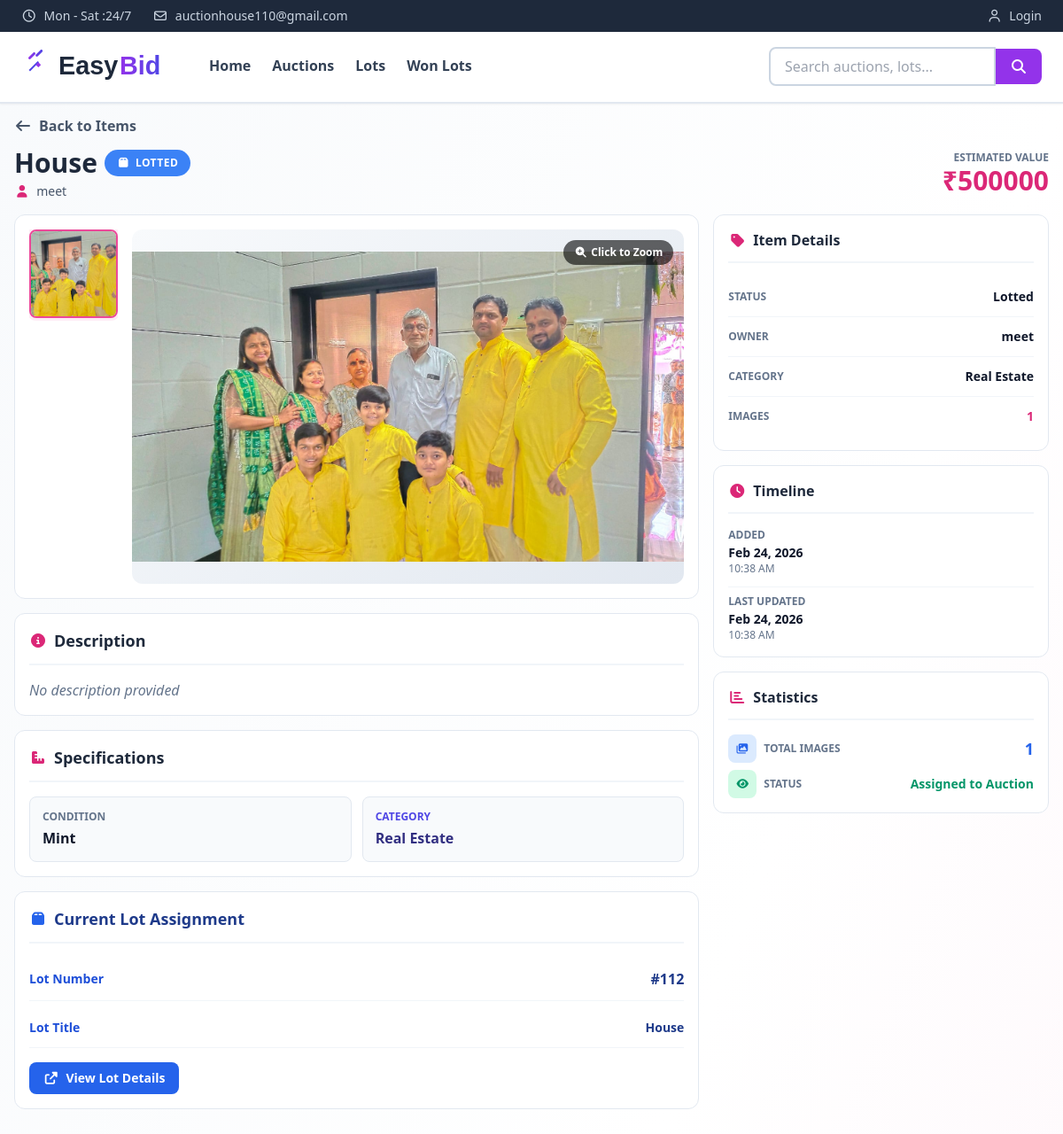
The app's page /home/item-detail/house/ with its own data.
### auction_list/models.py (models this page shows, shortened)
class Item(models.Model):
    title = models.CharField(max_length=200)
    owner = models.ForeignKey(User, on_delete=models.CASCADE)
    item_catagory = models.ForeignKey('Catagory', on_delete=models.CASCADE, null=True, blank=True)
    estimated_value = models.DecimalField(max_digits=10, decimal_places=2)
    images = models.JSONField(default=list, blank=True, help_text="List of image file paths")
    slug = models.SlugField(blank=True,unique=True)
    description = models.TextField(blank=True)
    condition = models.CharField(max_length=100, blank=True, help_text="e.g., Excellent, Good, Fair")
    dimensions = models.CharField(max_length=200, blank=True, help_text="e.g., 10x5x3 inches")
    weight = models.DecimalField(max_digits=8, decimal_places=2, null=True, blank=True, help_text="In kg")
    STATUS_CHOICES = [
        ('Available', 'In Warehouse'),
        ('Lotted', 'Assigned to Auction'),
        ('Sold', 'Sold'),
    ]
    status = models.CharField(max_length=20, choices=STATUS_CHOICES, default='Available')
    shipping_fee = models.DecimalField(max_digits=10, decimal_places=2, default=0.00, help_text="Cost to ship from User to Warehouse")
    pickup_otp = models.CharField(max_length=6, blank=True, null=True, help_text="OTP for admin pickup")
    PICKUP_STATUS_CHOICES = [
        ('pending', 'Pending Pickup'),
        ('picked_up', 'Picked Up'),
        ('at_warehouse', 'At Warehouse'),
        ('delivered', 'Delivered to Buyer'),
    ]
    pickup_status = models.CharField(max_length=20, choices=PICKUP_STATUS_CHOICES, default='pending')
    created_at = models.DateTimeField(auto_now_add=True)
    updated_at = models.DateTimeField(auto_now=True)
    class Meta:
        ordering = ['-created_at']
        indexes = [
            models.Index(fields=['status', 'item_catagory']),
        ]
    @property
    def get_image_urls(self):
        from django.core.files.storage import default_storage
        urls = []
        for path in (self.images or []):
            if not path:
                continue
            if path.startswith("http://") or path.startswith("https://") or path.startswith("data:"):
                urls.append(path)       # Already a full URL or data URI — use as-is
            else:
                clean_path = path
                if clean_path.startswith('/media/'):
                    clean_path = clean_path.replace('/media/', '', 1)
                elif clean_path.startswith('media/'):
                    clean_path = clean_path.replace('media/', '', 1)
                try:
                    urls.append(default_storage.url(clean_path))  # Resolves via active storage backend
                except Exception:
                    urls.append(f"/media/{clean_path}")           # Fallback for local dev
        return urls
    @property
    def current_lot(self):
        return self.lots.filter(status__in=['draft', 'active']).first()

class Catagory(models.Model):
    name = models.CharField(max_length=100)
    description = models.TextField(blank=True)
    icon = models.CharField(max_length=50, blank=True, help_text="FontAwesome icon class")
    created_at = models.DateTimeField(auto_now_add=True)
    class Meta:
        verbose_name_plural = "Categories"
        ordering = ['name']

class Lot(models.Model):
    STATUS_CHOICES = [
        ('draft', 'Draft'),
        ('active', 'Active'),
        ('paid', 'Paid - Awaiting Shipment'),
        ('shipped_to_warehouse', 'Shipped to Warehouse'),
        ('at_warehouse', 'At Warehouse'),
        ('shipped', 'Shipped to Buyer'),
        ('sold', 'Sold & Delivered'),
        ('unsold', 'Unsold'),
    ]
    auction = models.ForeignKey('Auction', on_delete=models.CASCADE, related_name='lots')
    lot_number = models.IntegerField()  # Sequential number within auction
    title = models.CharField(max_length=255)
    slug = models.SlugField(max_length=300, unique=True, blank=True, null=True)
    description = models.TextField()
    lot_catagory = models.ForeignKey('Catagory',on_delete=models.CASCADE,blank=True)
    items = models.ManyToManyField('Item', related_name='lots', blank=True)
    starting_bid = models.DecimalField(max_digits=10, decimal_places=2,default=0.00)
    reserve_price = models.DecimalField(max_digits=10, decimal_places=2, null=True, blank=True,
                                       help_text="Minimum price for sale (optional)")
    current_bid = models.DecimalField(max_digits=10, decimal_places=2, default=0.00)
    status = models.CharField(max_length=20, choices=STATUS_CHOICES, default='draft')
    winning_bidder = models.ForeignKey(User, on_delete=models.SET_NULL, null=True, blank=True,
                                       related_name='won_lots')
    is_timed = models.BooleanField(default=False, help_text="Is this a timed auction lot?")
    end_time = models.DateTimeField(null=True, blank=True, help_text="When the timed auction ends")
    last_bid_time = models.DateTimeField(null=True, blank=True, help_text="Time of last bid")
    idle_timer_started = models.BooleanField(default=False, help_text="Has the idle timer started?")
    idle_timer_start_time = models.DateTimeField(null=True, blank=True, help_text="When idle timer started")
    min_bid_increment = models.DecimalField(max_digits=10, decimal_places=2, default=100.00,
                                           help_text="Minimum bid increment")
    shipping_fee = models.DecimalField(max_digits=10, decimal_places=2, default=0.00,
                                      help_text="Shipping charges for this lot")
    created_at = models.DateTimeField(auto_now_add=True)
    updated_at = models.DateTimeField(auto_now=True)
    notes = models.TextField(blank=True, help_text="Internal notes (not visible to bidders)")
    reminder_sent = models.BooleanField(default=False, help_text="Has the reminder email been sent?")
    is_hot = models.BooleanField(default=False, help_text="Is this lot receiving high bid activity (10+ bids in last 10 minutes)?")
    class Meta:
        ordering = ['auction', 'lot_number']
        unique_together = ['auction', 'lot_number']
        indexes = [
            models.Index(fields=['auction', 'status']),
            models.Index(fields=['lot_number']),
        ]
    def item_count(self):
        return self.items.count()
    item_count.short_description = 'Total items'

### Home/views.py (the view)
def item_detail(request, slug):
    item = get_object_or_404(Item, slug=slug)
    sold_lot = item.lots.filter(status='sold').first()
    context = {
        "item": item,
        "sold_lot": sold_lot
    }
    return render(request, "item_detail.html", context)

### Home/templates/item_detail.html (shortened to what this page needs)
{% extends 'base.html' %}
{% load static %}
{% block content %}
{% if item %}
<div class="bg-gradient-to-br from-slate-50 via-white to-pink-50 min-h-screen">
  <div class="max-w-7xl mx-auto px-4 py-6">
    <div class="mb-4 animate-in">
      <a href=""
        class="inline-flex items-center gap-2 text-slate-600 hover:text-pink-600 font-semibold mb-3 transition-colors">
        <i class="fas fa-arrow-left"></i>
        <span>Back to Items</span>
      </a>
      <div class="flex flex-col md:flex-row md:items-center md:justify-between gap-3">
        <div>
          <div class="flex items-center gap-2 mb-1">
            <h1 class="text-2xl md:text-3xl font-bold text-slate-800">
              {{ item.title }}
            </h1>
            {% if item.status == 'Available' %}
            <span class="badge bg-emerald-500 text-white">
              <i class="fas fa-check-circle text-xs"></i>Available
            </span>
            {% elif item.status == 'Lotted' %}
            <span class="badge bg-blue-500 text-white">
              <i class="fas fa-box text-xs"></i>Lotted
            </span>
            {% elif item.status == 'Sold' %}
            <span class="badge bg-slate-500 text-white">
              <i class="fas fa-check-double text-xs"></i>Sold
            </span>
            {% endif %}
          </div>
          <p class="text-sm text-slate-600">
            <i class="fas fa-user text-pink-600 mr-1"></i>
            {{ item.owner.get_full_name|default:item.owner.username }}
          </p>
        </div>
        <div class="flex flex-col md:flex-row gap-6 text-right">
          <div>
            <p class="text-xs text-slate-500 font-semibold uppercase">Estimated Value</p>
            <p class="text-3xl font-bold text-pink-600">₹{{ item.estimated_value|floatformat:0 }}</p>
          </div>
        </div>
      </div>
    </div>
    <div class="grid grid-cols-1 lg:grid-cols-3 gap-4">
      <div class="lg:col-span-2 space-y-4">
        <div class="card p-4 slide-in">
          {% if item.get_image_urls %}
          <div class="gallery-container">
            <div class="thumbnail-sidebar">
              {% for url in item.get_image_urls %}
              <div class="thumbnail {% if forloop.first %}active{% endif %}"
                onclick="changeMainImage('{{ url }}', this)" data-index="{{ forloop.counter0 }}">
                <img src="{{ url }}" alt="Thumbnail {{ forloop.counter }}">
              </div>
              {% endfor %}
            </div>
            <div class="main-image-container" onclick="openLightbox(0)">
              <img id="mainImage" src="{{ item.get_image_urls.0 }}" alt="{{ item.title }}" class="main-image">
              <div
                class="absolute top-3 right-3 bg-black bg-opacity-60 text-white px-3 py-1.5 rounded-full text-xs font-semibold">
                <i class="fas fa-search-plus mr-1"></i>Click to Zoom
              </div>
            </div>
          </div>
          {% else %}
          <div class="no-image-placeholder">
            <i class="fas fa-image text-slate-300 text-5xl mb-3"></i>
            <p class="text-slate-500 font-semibold">No Images Available</p>
          </div>
          {% endif %}
        </div>
        <div class="card p-4 slide-in delay-1">
          <div class="section-header">
            <i class="fas fa-info-circle text-pink-600"></i>
            <h3 class="text-lg font-bold text-slate-800">Description</h3>
          </div>
          {% if item.description %}
          <p class="text-slate-700 leading-relaxed whitespace-pre-line">{{ item.description }}</p>
          {% else %}
          <p class="text-slate-500 italic">No description provided</p>
          {% endif %}
        </div>
        <div class="card p-4 slide-in delay-2">
          <div class="section-header">
            <i class="fas fa-ruler-combined text-pink-600"></i>
            <h3 class="text-lg font-bold text-slate-800">Specifications</h3>
          </div>
          <div class="spec-grid">
            {% if item.condition %}
            <div class="spec-card">
              <p class="text-xs font-semibold text-slate-500 uppercase mb-1">Condition</p>
              <p class="text-base font-bold text-slate-900">{{ item.condition }}</p>
            </div>
            {% endif %}
            {% if item.item_catagory %}
            <div class="spec-card bg-gradient-to-br from-indigo-50 to-purple-50 border-indigo-200">
              <p class="text-xs font-semibold text-indigo-600 uppercase mb-1">Category</p>
              <p class="text-base font-bold text-indigo-900">{{ item.item_catagory.name }}</p>
            </div>
            {% endif %}
          </div>
        </div>
        {% if item.current_lot %}
        <div class="card p-4 bg-gradient-to-br from-blue-50 to-indigo-50 border-blue-200 slide-in delay-3">
          <div class="section-header border-blue-200">
            <i class="fas fa-box text-blue-600"></i>
            <h3 class="text-lg font-bold text-blue-900">Current Lot Assignment</h3>
          </div>
          <div class="space-y-2">
            <div class="info-row border-blue-100">
              <span class="text-sm font-semibold text-blue-700">Lot Number</span>
              <span class="text-base font-bold text-blue-900">#{{ item.current_lot.lot_number }}</span>
            </div>
            <div class="info-row border-blue-100">
              <span class="text-sm font-semibold text-blue-700">Lot Title</span>
              <span class="text-sm font-bold text-blue-900">{{ item.current_lot.title }}</span>
            </div>
            <div class="pt-2">
              <a href="{% url 'lot_detail' item.current_lot.slug %}"
                class="inline-flex items-center gap-2 px-4 py-2 bg-blue-600 hover:bg-blue-700 text-white font-semibold text-sm rounded-lg transition-all">
                <i class="fas fa-external-link-alt"></i>View Lot Details
              </a>
            </div>
          </div>
        </div>
        {% endif %}
      </div>
      <div class="space-y-4">
        <div class="card p-4 slide-in">
          <div class="section-header">
            <i class="fas fa-tag text-pink-600"></i>
            <h3 class="text-base font-bold text-slate-800">Item Details</h3>
          </div>
          <div>
            <div class="info-row">
              <span class="text-xs text-slate-500 font-semibold uppercase">Status</span>
              <span class="text-sm font-bold text-slate-900 capitalize">{{ item.status }}</span>
            </div>
            <div class="info-row">
              <span class="text-xs text-slate-500 font-semibold uppercase">Owner</span>
              <span class="text-sm font-bold text-slate-900">{{ item.owner.username }}</span>
            </div>
            {% if item.item_catagory %}
            <div class="info-row">
              <span class="text-xs text-slate-500 font-semibold uppercase">Category</span>
              <span class="text-sm font-bold text-slate-900">{{ item.item_catagory.name }}</span>
            </div>
            {% endif %}
            <div class="info-row">
              <span class="text-xs text-slate-500 font-semibold uppercase">Images</span>
              <span class="text-sm font-bold text-pink-600">{{ item.images|length|default:0 }}</span>
            </div>
          </div>
        </div>
        <div class="card p-4 slide-in delay-1">
          <div class="section-header">
            <i class="fas fa-clock text-pink-600"></i>
            <h3 class="text-base font-bold text-slate-800">Timeline</h3>
          </div>
          <div class="space-y-3">
            <div>
              <p class="text-xs font-semibold text-slate-500 uppercase mb-0.5">Added</p>
              <p class="text-sm font-bold text-slate-900">{{ item.created_at|date:"M d, Y" }}</p>
              <p class="text-xs text-slate-500">{{ item.created_at|date:"h:i A" }}</p>
            </div>
            <div class="pt-2 border-t border-slate-100">
              <p class="text-xs font-semibold text-slate-500 uppercase mb-0.5">Last Updated</p>
              <p class="text-sm font-bold text-slate-900">{{ item.updated_at|date:"M d, Y" }}</p>
              <p class="text-xs text-slate-500">{{ item.updated_at|date:"h:i A" }}</p>
            </div>
          </div>
        </div>
        <div class="card p-4 slide-in delay-2">
          <div class="section-header">
            <i class="fas fa-chart-bar text-pink-600"></i>
            <h3 class="text-base font-bold text-slate-800">Statistics</h3>
          </div>
          <div class="space-y-2">
            <div class="flex items-center justify-between">
              <div class="flex items-center gap-2">
                <div class="w-8 h-8 bg-blue-100 flex items-center justify-center rounded-lg">
                  <i class="fas fa-images text-blue-600 text-xs"></i>
                </div>
                <span class="text-xs text-slate-500 font-semibold uppercase">Total Images</span>
              </div>
              <span class="text-lg font-bold text-blue-600">{{ item.images|length|default:0 }}</span>
            </div>
            <div class="flex items-center justify-between">
              <div class="flex items-center gap-2">
                <div class="w-8 h-8 bg-emerald-100 flex items-center justify-center rounded-lg">
                  <i class="fas fa-eye text-emerald-600 text-xs"></i>
                </div>
                <span class="text-xs text-slate-500 font-semibold uppercase">Status</span>
              </div>
              <span class="text-sm font-bold text-emerald-600">{{ item.get_status_display }}</span>
            </div>
          </div>
        </div>
      </div>
    </div>
  </div>
</div>
{% endif %}
{% endblock %}

### records on screen
Item: title "House", owner.get_full_name "meet", estimated_value "500000", condition "Mint", item_catagory.name "Real Estate", current_lot.lot_number "112", current_lot "House", status "Lotted", owner.username "meet", images|length "1", created_at "Feb 24, 2026", created_at "10:38 AM", updated_at "Feb 24, 2026", updated_at "10:38 AM", status "Assigned to Auction"
